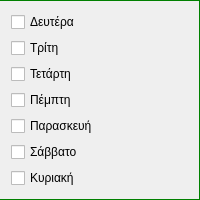
               <widget class="QFrame" name="frame_7">
                <property name="sizePolicy">
                 <sizepolicy hsizetype="Preferred" vsizetype="Maximum">
                  <horstretch>0</horstretch>
                  <verstretch>0</verstretch>
                 </sizepolicy>
                </property>
                <property name="styleSheet">
                 <string notr="true">QFrame{
    border:1px solid green;
    border-left:0px;
}</string>
                </property>
                <property name="frameShape">
                 <enum>QFrame::StyledPanel</enum>
                </property>
                <property name="frameShadow">
                 <enum>QFrame::Raised</enum>
                </property>
                <layout class="QGridLayout" name="gridLayout_10">
                 <property name="leftMargin">
                  <number>11</number>
                 </property>
                 <property name="topMargin">
                  <number>11</number>
                 </property>
                 <property name="rightMargin">
                  <number>11</number>
                 </property>
                 <property name="bottomMargin">
                  <number>11</number>
                 </property>
                 <item row="0" column="0">
                  <widget class="QCheckBox" name="week_monday_checkbox">
                   <property name="sizePolicy">
                    <sizepolicy hsizetype="Minimum" vsizetype="Maximum">
                     <horstretch>0</horstretch>
                     <verstretch>0</verstretch>
                    </sizepolicy>
                   </property>
                   <property name="text">
                    <string>Δευτέρα</string>
                   </property>
                  </widget>
                 </item>
                 <item row="1" column="0">
                  <widget class="QCheckBox" name="week_tuesday_checkbox">
                   <property name="sizePolicy">
                    <sizepolicy hsizetype="Minimum" vsizetype="Maximum">
                     <horstretch>0</horstretch>
                     <verstretch>0</verstretch>
                    </sizepolicy>
                   </property>
                   <property name="text">
                    <string>Τρίτη</string>
                   </property>
                  </widget>
                 </item>
                 <item row="2" column="0">
                  <widget class="QCheckBox" name="week_wednesday_checkbox">
                   <property name="sizePolicy">
                    <sizepolicy hsizetype="Minimum" vsizetype="Maximum">
                     <horstretch>0</horstretch>
                     <verstretch>0</verstretch>
                    </sizepolicy>
                   </property>
                   <property name="text">
                    <string>Τετάρτη</string>
                   </property>
                  </widget>
                 </item>
                 <item row="3" column="0">
                  <widget class="QCheckBox" name="week_thursday_checkbox">
                   <property name="sizePolicy">
                    <sizepolicy hsizetype="Minimum" vsizetype="Maximum">
                     <horstretch>0</horstretch>
                     <verstretch>0</verstretch>
                    </sizepolicy>
                   </property>
                   <property name="text">
                    <string>Πέμπτη</string>
                   </property>
                  </widget>
                 </item>
                 <item row="5" column="0">
                  <widget class="QCheckBox" name="week_saturday_checkbox">
                   <property name="sizePolicy">
                    <sizepolicy hsizetype="Minimum" vsizetype="Maximum">
                     <horstretch>0</horstretch>
                     <verstretch>0</verstretch>
                    </sizepolicy>
                   </property>
                   <property name="text">
                    <string>Σάββατο</string>
                   </property>
                  </widget>
                 </item>
                 <item row="4" column="0">
                  <widget class="QCheckBox" name="week_friday_checkbox">
                   <property name="sizePolicy">
                    <sizepolicy hsizetype="Minimum" vsizetype="Maximum">
                     <horstretch>0</horstretch>
                     <verstretch>0</verstretch>
                    </sizepolicy>
                   </property>
                   <property name="text">
                    <string>Παρασκευή</string>
                   </property>
                  </widget>
                 </item>
                 <item row="6" column="0">
                  <widget class="QCheckBox" name="week_sunday_checkbox">
                   <property name="sizePolicy">
                    <sizepolicy hsizetype="Minimum" vsizetype="Maximum">
                     <horstretch>0</horstretch>
                     <verstretch>0</verstretch>
                    </sizepolicy>
                   </property>
                   <property name="text">
                    <string>Κυριακή</string>
                   </property>
                  </widget>
                 </item>
                </layout>
               </widget>
